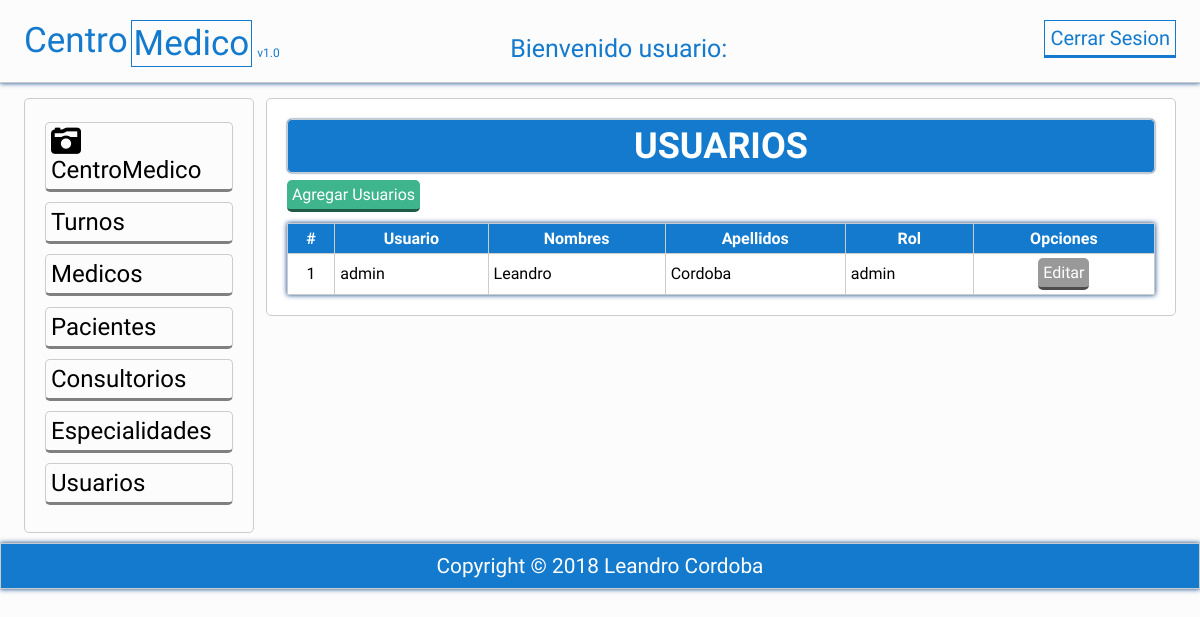
The page /vista/usuarios_vista.php on the database its author committed.
### tables this page shows
CREATE TABLE `usuarios` (
  `id` int(11) NOT NULL AUTO_INCREMENT,
  `usuario` varchar(20) NOT NULL,
  `pass` varchar(200) DEFAULT NULL,
  `nombres` varchar(50) NOT NULL,
  `apellidos` varchar(50) NOT NULL,
  `rol` varchar(15) NOT NULL,
  PRIMARY KEY (`id`),
  UNIQUE KEY `usuario` (`usuario`)
);

### vista/usuarios_vista.php (the view, shortened to what this page needs)
<?php
require 'conexion.php';
$consulta = $conexion -> prepare("
	SELECT * FROM usuarios limit 5");
$consulta ->execute();
$consulta = $consulta ->fetchAll();
?>
<?php include 'plantillas/header.php'; ?>
	<section class="main">
		<div class="wrapp">
			<?php include 'plantillas/nav.php'; ?>
				<article>
					<div class="mensaje">
						<h2>USUARIOS</h2>
					</div>
					<a class="agregar" href="registrarusuarios.php">Agregar Usuarios</a>
						<table class="tabla">
						  <tr>
						  	<th>#</th>
                            <th>Usuario</th>
							<th>Nombres</th>
							<th>Apellidos</th>
							<th>Rol</th>
                            <th colspan="2">Opciones</th>
						  </tr>
						<?php foreach ($consulta as $Sql): ?>
						<tr>
							<?php echo "<td class='centrar'>". $Sql['id']. "</td>"; ?>
                            <?php echo "<td>". $Sql['usuario']. "</td>"; ?>
							<?php echo "<td>". $Sql['nombres']. "</td>"; ?>
                            <?php echo "<td>". $Sql['apellidos']. "</td>"; ?>
                            <?php echo "<td>". $Sql['rol']. "</td>"; ?>
                            <?php echo "<td class='centrar'>"."<a href='actualizarusuario.php?id=".$Sql['id']."' class='editar'>Editar</a>". "</td>"; ?>
						</tr>
						<?php endforeach; ?>
						</table>
				</article>
	</section>
<?php include 'plantillas/footer.php'; ?>
</body>
</html>

### css/estilos.css (style rules this page uses)
* { -webkit-box-sizing: border-box; -moz-box-sizing: border-box; box-sizing: border-box; margin:0px; padding:0px; font-family: 'Antic', sans-serif; }
body { background: rgba(0,0,0,.01); color:#000; }
.wrapp { padding: 0% 2%; width:100%; margin:auto; overflow: hidden; }
.mensaje { background: #137ace; padding:5px; color:#fff; border-radius:5px; text-align: center; font-size: 1.5em; margin-bottom: 5px; box-shadow: 0 0px 2px #013D82 !important; }
article a { display:block; font-weight: normal; }
article { margin: 10px 0px; margin-left:1%; float: left; width: 79%; padding:20px; background: rgb(255, 255, 255); border-radius:5px; }
article,aside, .mensaje { border:1px solid #ccc; }
article a { margin: 2px 0px; display:inline-block; padding: 5px; color: white; border-radius:5px; cursor:pointer; border-bottom: 3px solid rgba(0, 0, 0,.5); width:auto; text-decoration:none; text-align:center; position: relative; }
article .agregar { background:#3FB58E; }
article .editar { background:#999; }
footer li,a { text-decoration: none; color: #fff; }
.tabla { box-shadow: 0 0px 5px #013D82 !important; width:100%; margin-top: 1%; border-collapse: collapse; }
.tabla th { background: #137ace; padding: 5px; color:white; }
.centrar { text-align: center; }
.tabla td { padding: 2px 5px; }
.tabla td,th { border:1px solid #ccc; }

### rows shown on the page
usuarios: id "1", usuario "admin", nombres "Leandro", apellidos "Cordoba", rol "admin"
